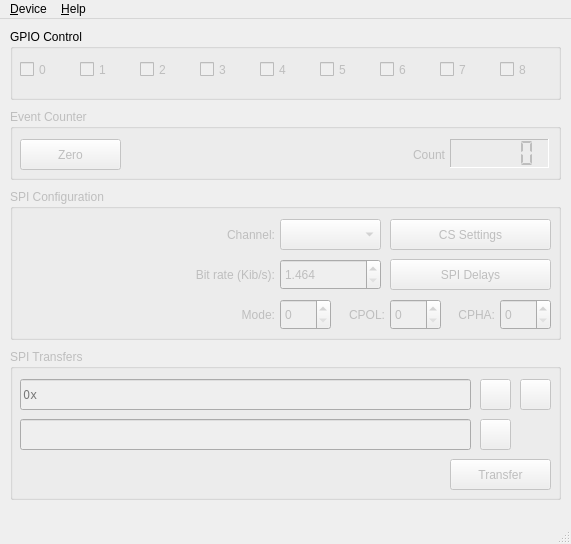
<?xml version="1.0" encoding="UTF-8"?>
<ui version="4.0">
 <class>DeviceWindow</class>
 <widget class="QMainWindow" name="DeviceWindow">
  <property name="geometry">
   <rect>
    <x>0</x>
    <y>0</y>
    <width>571</width>
    <height>544</height>
   </rect>
  </property>
  <property name="minimumSize">
   <size>
    <width>571</width>
    <height>544</height>
   </size>
  </property>
  <property name="maximumSize">
   <size>
    <width>571</width>
    <height>544</height>
   </size>
  </property>
  <property name="windowTitle">
   <string>MCP2210 Device</string>
  </property>
  <property name="windowIcon">
   <iconset resource="resources.qrc">
    <normaloff>:/icons/icons/active64.png</normaloff>
    <normalon>:/icons/icons/active64.png</normalon>
    <disabledoff>:/icons/icons/greyed64.png</disabledoff>
    <disabledon>:/icons/icons/greyed64.png</disabledon>
    <activeoff>:/icons/icons/active64.png</activeoff>
    <activeon>:/icons/icons/active64.png</activeon>
    <selectedoff>:/icons/icons/selected64.png</selectedoff>
    <selectedon>:/icons/icons/selected64.png</selectedon>:/icons/icons/active64.png</iconset>
  </property>
  <property name="locale">
   <locale language="English" country="UnitedStates"/>
  </property>
  <widget class="QWidget" name="centralWidget">
   <widget class="QGroupBox" name="groupBoxGPIOControl">
    <property name="geometry">
     <rect>
      <x>10</x>
      <y>10</y>
      <width>551</width>
      <height>71</height>
     </rect>
    </property>
    <property name="title">
     <string>GPIO Control</string>
    </property>
    <widget class="QCheckBox" name="checkBoxGPIO0">
     <property name="enabled">
      <bool>false</bool>
     </property>
     <property name="geometry">
      <rect>
       <x>10</x>
       <y>30</y>
       <width>51</width>
       <height>21</height>
      </rect>
     </property>
     <property name="text">
      <string>0</string>
     </property>
    </widget>
    <widget class="QCheckBox" name="checkBoxGPIO1">
     <property name="enabled">
      <bool>false</bool>
     </property>
     <property name="geometry">
      <rect>
       <x>70</x>
       <y>30</y>
       <width>51</width>
       <height>21</height>
      </rect>
     </property>
     <property name="text">
      <string>1</string>
     </property>
    </widget>
    <widget class="QCheckBox" name="checkBoxGPIO2">
     <property name="enabled">
      <bool>false</bool>
     </property>
     <property name="geometry">
      <rect>
       <x>130</x>
       <y>30</y>
       <width>51</width>
       <height>21</height>
      </rect>
     </property>
     <property name="text">
      <string>2</string>
     </property>
    </widget>
    <widget class="QCheckBox" name="checkBoxGPIO3">
     <property name="enabled">
      <bool>false</bool>
     </property>
     <property name="geometry">
      <rect>
       <x>190</x>
       <y>30</y>
       <width>51</width>
       <height>21</height>
      </rect>
     </property>
     <property name="text">
      <string>3</string>
     </property>
    </widget>
    <widget class="QCheckBox" name="checkBoxGPIO4">
     <property name="enabled">
      <bool>false</bool>
     </property>
     <property name="geometry">
      <rect>
       <x>250</x>
       <y>30</y>
       <width>51</width>
       <height>21</height>
      </rect>
     </property>
     <property name="text">
      <string>4</string>
     </property>
    </widget>
    <widget class="QCheckBox" name="checkBoxGPIO5">
     <property name="enabled">
      <bool>false</bool>
     </property>
     <property name="geometry">
      <rect>
       <x>310</x>
       <y>30</y>
       <width>51</width>
       <height>21</height>
      </rect>
     </property>
     <property name="text">
      <string>5</string>
     </property>
    </widget>
    <widget class="QCheckBox" name="checkBoxGPIO6">
     <property name="enabled">
      <bool>false</bool>
     </property>
     <property name="geometry">
      <rect>
       <x>370</x>
       <y>30</y>
       <width>51</width>
       <height>21</height>
      </rect>
     </property>
     <property name="text">
      <string>6</string>
     </property>
    </widget>
    <widget class="QCheckBox" name="checkBoxGPIO7">
     <property name="enabled">
      <bool>false</bool>
     </property>
     <property name="geometry">
      <rect>
       <x>430</x>
       <y>30</y>
       <width>51</width>
       <height>21</height>
      </rect>
     </property>
     <property name="text">
      <string>7</string>
     </property>
    </widget>
    <widget class="QCheckBox" name="checkBoxGPIO8">
     <property name="enabled">
      <bool>false</bool>
     </property>
     <property name="geometry">
      <rect>
       <x>490</x>
       <y>30</y>
       <width>51</width>
       <height>21</height>
      </rect>
     </property>
     <property name="text">
      <string>8</string>
     </property>
    </widget>
   </widget>
   <widget class="QGroupBox" name="groupBoxEventCounter">
    <property name="enabled">
     <bool>false</bool>
    </property>
    <property name="geometry">
     <rect>
      <x>10</x>
      <y>90</y>
      <width>551</width>
      <height>71</height>
     </rect>
    </property>
    <property name="title">
     <string>Event Counter</string>
    </property>
    <widget class="QPushButton" name="pushButtonZero">
     <property name="geometry">
      <rect>
       <x>10</x>
       <y>30</y>
       <width>101</width>
       <height>31</height>
      </rect>
     </property>
     <property name="text">
      <string>Zero</string>
     </property>
    </widget>
    <widget class="QLabel" name="labelCount">
     <property name="geometry">
      <rect>
       <x>270</x>
       <y>37</y>
       <width>165</width>
       <height>17</height>
      </rect>
     </property>
     <property name="text">
      <string>Count</string>
     </property>
     <property name="alignment">
      <set>Qt::AlignRight|Qt::AlignTrailing|Qt::AlignVCenter</set>
     </property>
    </widget>
    <widget class="QLCDNumber" name="lcdNumberCount">
     <property name="geometry">
      <rect>
       <x>440</x>
       <y>30</y>
       <width>99</width>
       <height>29</height>
      </rect>
     </property>
     <property name="frameShape">
      <enum>QFrame::Panel</enum>
     </property>
     <property name="frameShadow">
      <enum>QFrame::Sunken</enum>
     </property>
     <property name="segmentStyle">
      <enum>QLCDNumber::Flat</enum>
     </property>
     <property name="intValue" stdset="0">
      <number>0</number>
     </property>
    </widget>
   </widget>
   <widget class="QGroupBox" name="groupBoxSPIConfiguration">
    <property name="enabled">
     <bool>false</bool>
    </property>
    <property name="geometry">
     <rect>
      <x>10</x>
      <y>170</y>
      <width>551</width>
      <height>151</height>
     </rect>
    </property>
    <property name="title">
     <string>SPI Configuration</string>
    </property>
    <widget class="QLabel" name="labelChannel">
     <property name="geometry">
      <rect>
       <x>10</x>
       <y>37</y>
       <width>255</width>
       <height>17</height>
      </rect>
     </property>
     <property name="text">
      <string>Channel:</string>
     </property>
     <property name="alignment">
      <set>Qt::AlignRight|Qt::AlignTrailing|Qt::AlignVCenter</set>
     </property>
    </widget>
    <widget class="QComboBox" name="comboBoxChannel">
     <property name="geometry">
      <rect>
       <x>270</x>
       <y>30</y>
       <width>101</width>
       <height>31</height>
      </rect>
     </property>
    </widget>
    <widget class="QPushButton" name="pushButtonCSSettings">
     <property name="geometry">
      <rect>
       <x>380</x>
       <y>30</y>
       <width>161</width>
       <height>31</height>
      </rect>
     </property>
     <property name="text">
      <string>CS Settings</string>
     </property>
    </widget>
    <widget class="QLabel" name="labelBitRate">
     <property name="geometry">
      <rect>
       <x>10</x>
       <y>77</y>
       <width>255</width>
       <height>17</height>
      </rect>
     </property>
     <property name="text">
      <string>Bit rate (Kib/s):</string>
     </property>
     <property name="alignment">
      <set>Qt::AlignRight|Qt::AlignTrailing|Qt::AlignVCenter</set>
     </property>
    </widget>
    <widget class="QDoubleSpinBox" name="doubleSpinBoxBitRate">
     <property name="geometry">
      <rect>
       <x>270</x>
       <y>70</y>
       <width>101</width>
       <height>31</height>
      </rect>
     </property>
     <property name="decimals">
      <number>3</number>
     </property>
     <property name="minimum">
      <double>1.464000000000000</double>
     </property>
     <property name="maximum">
      <double>12000.000000000000000</double>
     </property>
    </widget>
    <widget class="QPushButton" name="pushButtonSPIDelays">
     <property name="geometry">
      <rect>
       <x>380</x>
       <y>70</y>
       <width>161</width>
       <height>31</height>
      </rect>
     </property>
     <property name="text">
      <string>SPI Delays</string>
     </property>
    </widget>
    <widget class="QLabel" name="labelMode">
     <property name="geometry">
      <rect>
       <x>10</x>
       <y>117</y>
       <width>255</width>
       <height>17</height>
      </rect>
     </property>
     <property name="text">
      <string>Mode:</string>
     </property>
     <property name="alignment">
      <set>Qt::AlignRight|Qt::AlignTrailing|Qt::AlignVCenter</set>
     </property>
    </widget>
    <widget class="QSpinBox" name="spinBoxMode">
     <property name="geometry">
      <rect>
       <x>270</x>
       <y>110</y>
       <width>51</width>
       <height>31</height>
      </rect>
     </property>
     <property name="maximum">
      <number>3</number>
     </property>
    </widget>
    <widget class="QLabel" name="labelCPOL">
     <property name="geometry">
      <rect>
       <x>330</x>
       <y>117</y>
       <width>45</width>
       <height>17</height>
      </rect>
     </property>
     <property name="text">
      <string>CPOL:</string>
     </property>
     <property name="alignment">
      <set>Qt::AlignRight|Qt::AlignTrailing|Qt::AlignVCenter</set>
     </property>
    </widget>
    <widget class="QSpinBox" name="spinBoxCPOL">
     <property name="geometry">
      <rect>
       <x>380</x>
       <y>110</y>
       <width>51</width>
       <height>31</height>
      </rect>
     </property>
     <property name="maximum">
      <number>1</number>
     </property>
    </widget>
    <widget class="QLabel" name="labelCPHA">
     <property name="geometry">
      <rect>
       <x>440</x>
       <y>117</y>
       <width>45</width>
       <height>17</height>
      </rect>
     </property>
     <property name="text">
      <string>CPHA:</string>
     </property>
     <property name="alignment">
      <set>Qt::AlignRight|Qt::AlignTrailing|Qt::AlignVCenter</set>
     </property>
    </widget>
    <widget class="QSpinBox" name="spinBoxCPHA">
     <property name="geometry">
      <rect>
       <x>490</x>
       <y>110</y>
       <width>51</width>
       <height>31</height>
      </rect>
     </property>
     <property name="maximum">
      <number>1</number>
     </property>
    </widget>
   </widget>
   <widget class="QGroupBox" name="groupBoxSPITransfers">
    <property name="enabled">
     <bool>false</bool>
    </property>
    <property name="geometry">
     <rect>
      <x>10</x>
      <y>330</y>
      <width>551</width>
      <height>151</height>
     </rect>
    </property>
    <property name="title">
     <string>SPI Transfers</string>
    </property>
    <widget class="QLineEdit" name="lineEditWrite">
     <property name="geometry">
      <rect>
       <x>10</x>
       <y>30</y>
       <width>451</width>
       <height>31</height>
      </rect>
     </property>
     <property name="font">
      <font>
       <family>Noto Mono</family>
      </font>
     </property>
     <property name="maxLength">
      <number>786431</number>
     </property>
     <property name="placeholderText">
      <string>0x</string>
     </property>
     <property name="clearButtonEnabled">
      <bool>true</bool>
     </property>
    </widget>
    <widget class="QPushButton" name="pushButtonClipboardCopyWrite">
     <property name="enabled">
      <bool>false</bool>
     </property>
     <property name="geometry">
      <rect>
       <x>470</x>
       <y>30</y>
       <width>31</width>
       <height>31</height>
      </rect>
     </property>
     <property name="text">
      <string/>
     </property>
     <property name="icon">
      <iconset resource="resources.qrc">
       <normaloff>:/icons/buttons/icons/buttons/clipboard-copy.png</normaloff>:/icons/buttons/icons/buttons/clipboard-copy.png</iconset>
     </property>
    </widget>
    <widget class="QPushButton" name="pushButtonClipboardPasteWrite">
     <property name="enabled">
      <bool>false</bool>
     </property>
     <property name="geometry">
      <rect>
       <x>510</x>
       <y>30</y>
       <width>31</width>
       <height>31</height>
      </rect>
     </property>
     <property name="text">
      <string/>
     </property>
     <property name="icon">
      <iconset resource="resources.qrc">
       <normaloff>:/icons/buttons/icons/buttons/clipboard-paste.png</normaloff>:/icons/buttons/icons/buttons/clipboard-paste.png</iconset>
     </property>
    </widget>
    <widget class="QLineEdit" name="lineEditRead">
     <property name="geometry">
      <rect>
       <x>10</x>
       <y>70</y>
       <width>451</width>
       <height>31</height>
      </rect>
     </property>
     <property name="font">
      <font>
       <family>Noto Mono</family>
      </font>
     </property>
     <property name="maxLength">
      <number>786431</number>
     </property>
     <property name="readOnly">
      <bool>true</bool>
     </property>
    </widget>
    <widget class="QPushButton" name="pushButtonClipboardCopyRead">
     <property name="enabled">
      <bool>false</bool>
     </property>
     <property name="geometry">
      <rect>
       <x>470</x>
       <y>70</y>
       <width>31</width>
       <height>31</height>
      </rect>
     </property>
     <property name="text">
      <string/>
     </property>
     <property name="icon">
      <iconset resource="resources.qrc">
       <normaloff>:/icons/buttons/icons/buttons/clipboard-copy.png</normaloff>:/icons/buttons/icons/buttons/clipboard-copy.png</iconset>
     </property>
    </widget>
    <widget class="QPushButton" name="pushButtonTransfer">
     <property name="enabled">
      <bool>false</bool>
     </property>
     <property name="geometry">
      <rect>
       <x>440</x>
       <y>110</y>
       <width>101</width>
       <height>31</height>
      </rect>
     </property>
     <property name="text">
      <string>Transfer</string>
     </property>
    </widget>
   </widget>
  </widget>
  <widget class="QMenuBar" name="menuBar">
   <property name="geometry">
    <rect>
     <x>0</x>
     <y>0</y>
     <width>571</width>
     <height>30</height>
    </rect>
   </property>
   <widget class="QMenu" name="menuDevice">
    <property name="title">
     <string>&amp;Device</string>
    </property>
    <addaction name="actionInformation"/>
    <addaction name="actionStatus"/>
    <addaction name="separator"/>
    <addaction name="actionChipSettings"/>
    <addaction name="actionResetSettings"/>
    <addaction name="separator"/>
    <addaction name="actionClose"/>
   </widget>
   <widget class="QMenu" name="menuHelp">
    <property name="title">
     <string>&amp;Help</string>
    </property>
    <addaction name="actionAbout"/>
   </widget>
   <addaction name="menuDevice"/>
   <addaction name="menuHelp"/>
  </widget>
  <widget class="QStatusBar" name="statusBar"/>
  <action name="actionAbout">
   <property name="text">
    <string>&amp;About MCP2210 Commander</string>
   </property>
  </action>
  <action name="actionInformation">
   <property name="text">
    <string>&amp;Information</string>
   </property>
  </action>
  <action name="actionStatus">
   <property name="text">
    <string>&amp;Status</string>
   </property>
  </action>
  <action name="actionChipSettings">
   <property name="text">
    <string>C&amp;hip Settings</string>
   </property>
  </action>
  <action name="actionClose">
   <property name="text">
    <string>&amp;Close</string>
   </property>
   <property name="shortcut">
    <string>Ctrl+W</string>
   </property>
  </action>
  <action name="actionResetSettings">
   <property name="text">
    <string>&amp;Reset Settings</string>
   </property>
  </action>
 </widget>
 <tabstops>
  <tabstop>checkBoxGPIO0</tabstop>
  <tabstop>checkBoxGPIO1</tabstop>
  <tabstop>checkBoxGPIO2</tabstop>
  <tabstop>checkBoxGPIO3</tabstop>
  <tabstop>checkBoxGPIO4</tabstop>
  <tabstop>checkBoxGPIO5</tabstop>
  <tabstop>checkBoxGPIO6</tabstop>
  <tabstop>checkBoxGPIO7</tabstop>
  <tabstop>checkBoxGPIO8</tabstop>
  <tabstop>pushButtonZero</tabstop>
  <tabstop>comboBoxChannel</tabstop>
  <tabstop>pushButtonCSSettings</tabstop>
  <tabstop>doubleSpinBoxBitRate</tabstop>
  <tabstop>pushButtonSPIDelays</tabstop>
  <tabstop>spinBoxMode</tabstop>
  <tabstop>spinBoxCPOL</tabstop>
  <tabstop>spinBoxCPHA</tabstop>
  <tabstop>lineEditWrite</tabstop>
  <tabstop>pushButtonClipboardCopyWrite</tabstop>
  <tabstop>pushButtonClipboardPasteWrite</tabstop>
  <tabstop>lineEditRead</tabstop>
  <tabstop>pushButtonClipboardCopyRead</tabstop>
  <tabstop>pushButtonTransfer</tabstop>
 </tabstops>
 <resources>
  <include location="resources.qrc"/>
  <include location="../cp2130-com/resources.qrc"/>
 </resources>
 <connections>
  <connection>
   <sender>actionClose</sender>
   <signal>triggered()</signal>
   <receiver>DeviceWindow</receiver>
   <slot>close()</slot>
   <hints>
    <hint type="sourcelabel">
     <x>-1</x>
     <y>-1</y>
    </hint>
    <hint type="destinationlabel">
     <x>399</x>
     <y>299</y>
    </hint>
   </hints>
  </connection>
 </connections>
</ui>
